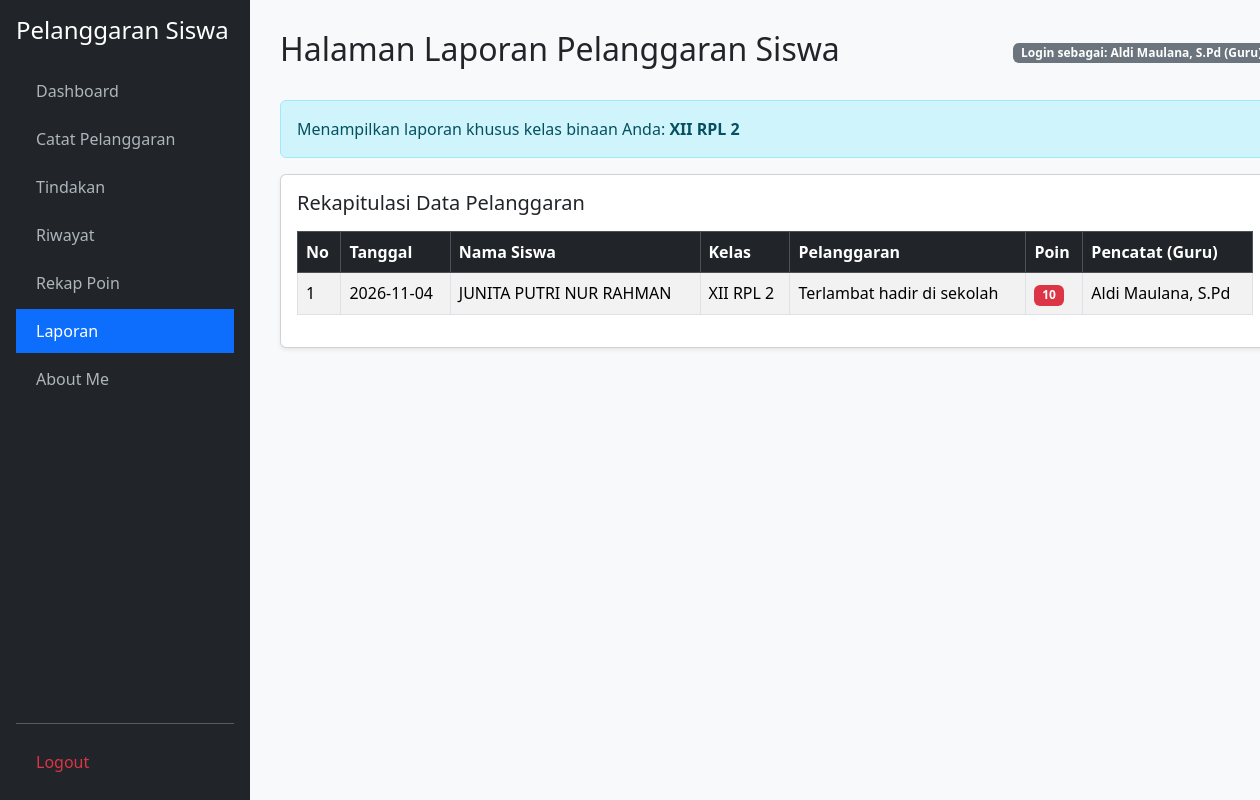
The app's page /laporan.php (signed in) with its own data.
### tables this page shows
CREATE TABLE `t_kelas` (
  `id` int(11) NOT NULL,
  `nama` varchar(100) NOT NULL,
  `tingkat` varchar(20) DEFAULT NULL,
  `jurusan` varchar(100) DEFAULT NULL,
  `status_aktif` tinyint(1) DEFAULT 1,
  `created_at` timestamp NULL DEFAULT NULL,
  `updated_at` timestamp NULL DEFAULT NULL
);

CREATE TABLE `t_pelanggaran_siswa` (
  `id` int(11) NOT NULL,
  `tahun_ajaran_id` int(11) NOT NULL,
  `siswa_id` int(11) NOT NULL,
  `nama_siswa` varchar(150) DEFAULT NULL,
  `kelas_id` int(11) NOT NULL,
  `nama_kelas` varchar(100) DEFAULT NULL,
  `pelanggaran_id` int(11) NOT NULL,
  `nama_pelanggaran` varchar(150) DEFAULT NULL,
  `pelanggaran_kategori_id` int(11) NOT NULL,
  `guru_id` int(11) NOT NULL,
  `nama_guru` varchar(150) DEFAULT NULL,
  `tanggal` date NOT NULL,
  `keterangan` text DEFAULT NULL,
  `poin` int(11) DEFAULT NULL,
  `tindakan` text DEFAULT NULL,
  `status` varchar(30) DEFAULT NULL,
  `created_at` timestamp NULL DEFAULT NULL,
  `updated_at` timestamp NULL DEFAULT NULL
);

### laporan.php (the view, shortened to what this page needs)
<?php
require_once 'koneksi.php';
$role = isset($_SESSION['role']) ? $_SESSION['role'] : '';
$user_id = isset($_SESSION['user_id']) ? $_SESSION['user_id'] : '';
$nama_user = isset($_SESSION['nama_user']) ? $_SESSION['nama_user'] : (isset($_SESSION['name']) ? $_SESSION['name'] : '');
$is_wali_kelas = isset($_SESSION['is_wali_kelas']) && $_SESSION['is_wali_kelas'] === true;
if ($role === 'admin') {
    $query_laporan = mysqli_query($koneksi, "SELECT * FROM t_pelanggaran_siswa ORDER BY tanggal DESC");
    $nama_kelas_binaan = '';
} else {
    $q_kelas_wali = mysqli_query($koneksi, "
        SELECT k.nama AS nama_kelas
        FROM t_wali_kelas tw
        JOIN t_kelas k ON tw.kelas_id = k.id
        JOIN t_guru g ON tw.guru_id = g.id
        WHERE (g.user_id = '$user_id' OR g.nama LIKE '%$nama_user%') AND tw.status_aktif = 1
        LIMIT 1
    ");
    $nama_kelas_binaan = '';
    if ($row_wk = mysqli_fetch_assoc($q_kelas_wali)) {
        $nama_kelas_binaan = $row_wk['nama_kelas'];
    }
    $query_laporan = mysqli_query($koneksi, "SELECT * FROM t_pelanggaran_siswa WHERE nama_kelas = '$nama_kelas_binaan' ORDER BY tanggal DESC");
}
?>
<!DOCTYPE html>
<html lang="id">
<head>
    <link href="https://cdn.jsdelivr.net/npm/bootstrap@5.3.2/dist/css/bootstrap.min.css" rel="stylesheet">
</head>
<body>
<div class="container-fluid">
    <div class="row">
        <div class="sidebar d-flex flex-column p-3">
            <h4 class="text-white mb-4">Pelanggaran Siswa</h4>
            <ul class="nav nav-pills flex-column mb-auto">
                <li class="nav-item mb-1"><a href="dashboard.php">Dashboard</a></li>
                <?php if ($role === 'guru'): ?>
                    <li class="nav-item mb-1"><a href="catat_pelanggaran.php">Catat Pelanggaran</a></li>
                    <li class="nav-item mb-1"><a href="tindakan.php">Tindakan</a></li>
                    <li class="nav-item mb-1"><a href="riwayat.php">Riwayat</a></li>
                    <li class="nav-item mb-1"><a href="rekap_poin.php">Rekap Poin</a></li>
                    <?php if ($is_wali_kelas): ?>
                        <li class="nav-item mb-1"><a href="laporan.php" class="active">Laporan</a></li>
                    <?php endif; ?>
                <?php endif; ?>
                <li class="nav-item mb-1"><a href="about_me.php">About Me</a></li>
            </ul>
            <hr><a href="logout.php" class="text-danger">Logout</a>
        </div>
        <div class="col-md-9 col-lg-10 main-content">
            <div class="d-flex justify-content-between align-items-center mb-4">
                <h2>Halaman Laporan Pelanggaran Siswa</h2>
                <span class="badge bg-secondary">Login sebagai: <?= htmlspecialchars($nama_user); ?> (<?= ucfirst($role); ?>)</span>
            </div>
            <?php if ($role !== 'admin' && !empty($nama_kelas_binaan)): ?>
                <div class="alert alert-info">
                    Menampilkan laporan khusus kelas binaan Anda: <strong><?= htmlspecialchars($nama_kelas_binaan); ?></strong>
                </div>
            <?php endif; ?>
            <div class="card shadow-sm">
                <div class="card-body">
                    <h5 class="card-title mb-3">Rekapitulasi Data Pelanggaran</h5>
                    <div class="table-responsive">
                        <table class="table table-bordered table-striped align-middle">
                            <thead class="table-dark">
                                <tr>
                                    <th>No</th>
                                    <th>Tanggal</th>
                                    <th>Nama Siswa</th>
                                    <th>Kelas</th>
                                    <th>Pelanggaran</th>
                                    <th>Poin</th>
                                    <th>Pencatat (Guru)</th>
                                </tr>
                            </thead>
                            <tbody>
                                <?php if ($query_laporan && mysqli_num_rows($query_laporan) > 0): ?>
                                    <?php $no = 1; while ($row = mysqli_fetch_assoc($query_laporan)): ?>
                                        <tr>
                                            <td><?= $no++; ?></td>
                                            <td><?= $row['tanggal']; ?></td>
                                            <td><?= htmlspecialchars($row['nama_siswa']); ?></td>
                                            <td><?= htmlspecialchars($row['nama_kelas']); ?></td>
                                            <td><?= htmlspecialchars($row['nama_pelanggaran']); ?></td>
                                            <td><span class="badge bg-danger"><?= $row['poin']; ?></span></td>
                                            <td><?= htmlspecialchars($row['nama_guru']); ?></td>
                                        </tr>
                                    <?php endwhile; ?>
                                <?php else: ?>
                                    <tr>
                                        <td colspan="7" class="text-center text-muted">Belum ada data laporan pelanggaran untuk kelas ini.</td>
                                    </tr>
                                <?php endif; ?>
                            </tbody>
                        </table>
                    </div>
                </div>
            </div>
        </div>
    </div>
</div>
</body>
</html>

### laporan.php (style rules this page uses)
body { background-color: #f8f9fa; }
.sidebar { min-height: 100vh; background: #212529; color: #fff; position: fixed; width: 250px; top: 0; left: 0; }
.sidebar a { color: #adb5bd; text-decoration: none; display: block; padding: 10px 20px; }
.sidebar a:hover, .sidebar a.active { color: #fff; background: #0d6efd; }
.main-content { margin-left: 250px; padding: 30px; }

### records on screen
t_kelas: nama "XII RPL 2"
t_pelanggaran_siswa: tanggal "2026-11-04", nama_siswa "JUNITA PUTRI NUR RAHMAN", nama_kelas "XII RPL 2", nama_pelanggaran "Terlambat hadir di sekolah", poin "10", nama_guru "Aldi Maulana, S.Pd"

### other values on screen
$nama_user "Aldi Maulana, S.Pd"
$role "Guru"
